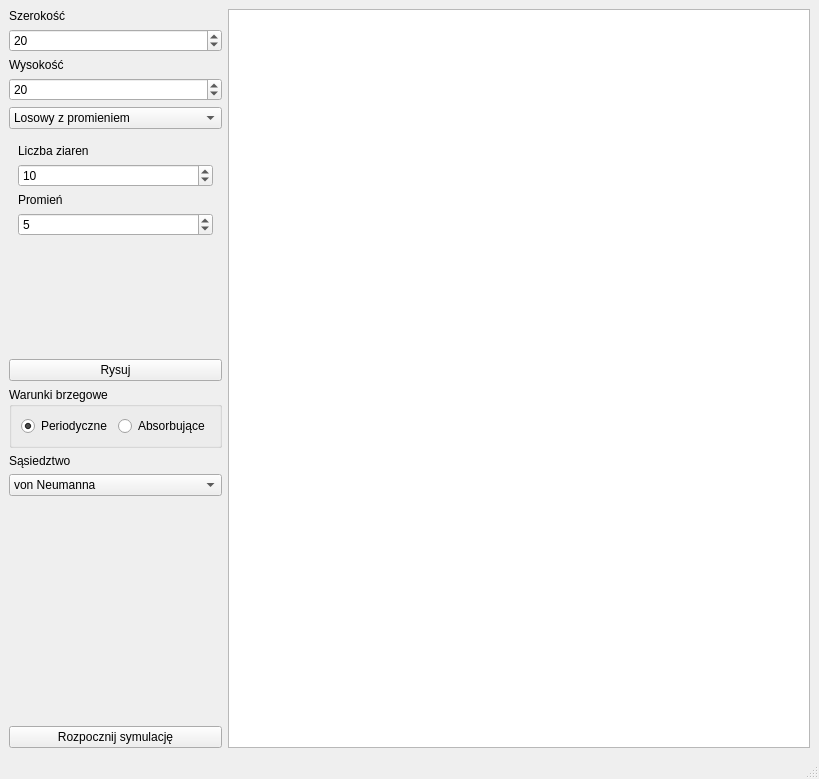
<?xml version="1.0" encoding="UTF-8"?>
<ui version="4.0">
 <class>GrainGrowthWindow</class>
 <widget class="QMainWindow" name="GrainGrowthWindow">
  <property name="geometry">
   <rect>
    <x>0</x>
    <y>0</y>
    <width>819</width>
    <height>779</height>
   </rect>
  </property>
  <property name="windowTitle">
   <string>MainWindow</string>
  </property>
  <widget class="QWidget" name="centralwidget">
   <layout class="QGridLayout" name="gridLayout" columnstretch="1,10">
    <item row="0" column="1">
     <widget class="QTableView" name="celluralTable">
      <attribute name="horizontalHeaderVisible">
       <bool>false</bool>
      </attribute>
      <attribute name="horizontalHeaderDefaultSectionSize">
       <number>57</number>
      </attribute>
      <attribute name="horizontalHeaderMinimumSectionSize">
       <number>1</number>
      </attribute>
      <attribute name="verticalHeaderVisible">
       <bool>false</bool>
      </attribute>
      <attribute name="verticalHeaderMinimumSectionSize">
       <number>1</number>
      </attribute>
     </widget>
    </item>
    <item row="0" column="0">
     <layout class="QFormLayout" name="formLayout">
      <item row="0" column="0" colspan="2">
       <widget class="QLabel" name="label">
        <property name="text">
         <string>Szerokość</string>
        </property>
       </widget>
      </item>
      <item row="1" column="0" colspan="2">
       <widget class="QSpinBox" name="widthInput">
        <property name="minimum">
         <number>1</number>
        </property>
        <property name="maximum">
         <number>20000</number>
        </property>
        <property name="value">
         <number>20</number>
        </property>
       </widget>
      </item>
      <item row="2" column="0" colspan="2">
       <widget class="QLabel" name="label_2">
        <property name="text">
         <string>Wysokość</string>
        </property>
       </widget>
      </item>
      <item row="3" column="0" colspan="2">
       <widget class="QSpinBox" name="heightInput">
        <property name="minimum">
         <number>1</number>
        </property>
        <property name="maximum">
         <number>20000</number>
        </property>
        <property name="value">
         <number>20</number>
        </property>
       </widget>
      </item>
      <item row="4" column="0" colspan="2">
       <widget class="QComboBox" name="startingCompositionSelect">
        <item>
         <property name="text">
          <string>Losowy z promieniem</string>
         </property>
        </item>
        <item>
         <property name="text">
          <string>Losowy</string>
         </property>
        </item>
        <item>
         <property name="text">
          <string>Ręczny</string>
         </property>
        </item>
        <item>
         <property name="text">
          <string>Jednorodny</string>
         </property>
        </item>
       </widget>
      </item>
      <item row="6" column="0" colspan="2">
       <widget class="QPushButton" name="drawButton">
        <property name="text">
         <string>Rysuj</string>
        </property>
       </widget>
      </item>
      <item row="7" column="0" colspan="2">
       <widget class="QGroupBox" name="groupBox">
        <property name="title">
         <string>Warunki brzegowe</string>
        </property>
        <layout class="QFormLayout" name="formLayout_2">
         <item row="0" column="0">
          <widget class="QRadioButton" name="periodicalBcRadioButton">
           <property name="text">
            <string>Periodyczne</string>
           </property>
           <property name="checked">
            <bool>true</bool>
           </property>
          </widget>
         </item>
         <item row="0" column="1">
          <widget class="QRadioButton" name="absorbingBcRadioButton">
           <property name="text">
            <string>Absorbujące</string>
           </property>
          </widget>
         </item>
        </layout>
       </widget>
      </item>
      <item row="5" column="0" colspan="2">
       <widget class="QStackedWidget" name="compositionInputGroup">
        <property name="currentIndex">
         <number>0</number>
        </property>
        <widget class="QWidget" name="randomWithRadiusPage">
         <layout class="QFormLayout" name="formLayout_4">
          <item row="0" column="0" colspan="2">
           <widget class="QLabel" name="label_4">
            <property name="text">
             <string>Liczba ziaren</string>
            </property>
           </widget>
          </item>
          <item row="1" column="0" colspan="2">
           <widget class="QSpinBox" name="randomWithRadiusGrainCountInput">
            <property name="minimum">
             <number>1</number>
            </property>
            <property name="maximum">
             <number>20000</number>
            </property>
            <property name="value">
             <number>10</number>
            </property>
           </widget>
          </item>
          <item row="2" column="0" colspan="2">
           <widget class="QLabel" name="label_5">
            <property name="text">
             <string>Promień</string>
            </property>
           </widget>
          </item>
          <item row="3" column="0" colspan="2">
           <widget class="QSpinBox" name="radiusInput">
            <property name="minimum">
             <number>1</number>
            </property>
            <property name="maximum">
             <number>20000</number>
            </property>
            <property name="value">
             <number>5</number>
            </property>
           </widget>
          </item>
         </layout>
        </widget>
        <widget class="QWidget" name="randomPage">
         <layout class="QFormLayout" name="formLayout_3">
          <item row="0" column="0" colspan="2">
           <widget class="QLabel" name="label_3">
            <property name="text">
             <string>Liczba ziaren</string>
            </property>
           </widget>
          </item>
          <item row="1" column="0" colspan="2">
           <widget class="QSpinBox" name="randomGrainCountInput">
            <property name="minimum">
             <number>1</number>
            </property>
            <property name="maximum">
             <number>20000</number>
            </property>
           </widget>
          </item>
         </layout>
        </widget>
        <widget class="QWidget" name="emptyPage"/>
        <widget class="QWidget" name="homogeneousPage">
         <layout class="QFormLayout" name="formLayout_5">
          <item row="0" column="0" colspan="2">
           <widget class="QLabel" name="label_6">
            <property name="text">
             <string>Ziaren w poziomie</string>
            </property>
           </widget>
          </item>
          <item row="1" column="0" colspan="2">
           <widget class="QSpinBox" name="grainColumnsInput">
            <property name="minimum">
             <number>1</number>
            </property>
            <property name="maximum">
             <number>20000</number>
            </property>
           </widget>
          </item>
          <item row="4" column="0" colspan="2">
           <widget class="QLabel" name="label_7">
            <property name="text">
             <string>Ziaren w pionie</string>
            </property>
           </widget>
          </item>
          <item row="5" column="0" colspan="2">
           <widget class="QSpinBox" name="grainRowsInput">
            <property name="minimum">
             <number>1</number>
            </property>
            <property name="maximum">
             <number>20000</number>
            </property>
           </widget>
          </item>
         </layout>
        </widget>
       </widget>
      </item>
      <item row="10" column="0" colspan="2">
       <widget class="QComboBox" name="neighbourhoodSelect">
        <item>
         <property name="text">
          <string>von Neumanna</string>
         </property>
        </item>
        <item>
         <property name="text">
          <string>Moore'a</string>
         </property>
        </item>
        <item>
         <property name="text">
          <string>Pentagonalne</string>
         </property>
        </item>
        <item>
         <property name="text">
          <string>Heksagonalne</string>
         </property>
        </item>
       </widget>
      </item>
      <item row="9" column="0" colspan="2">
       <widget class="QLabel" name="label_8">
        <property name="text">
         <string>Sąsiedztwo</string>
        </property>
       </widget>
      </item>
      <item row="12" column="0" colspan="2">
       <widget class="QStackedWidget" name="neighbourhoodInputGroup">
        <property name="currentIndex">
         <number>0</number>
        </property>
        <widget class="QWidget" name="vonNeumannPage">
         <property name="sizePolicy">
          <sizepolicy hsizetype="Ignored" vsizetype="Ignored">
           <horstretch>0</horstretch>
           <verstretch>0</verstretch>
          </sizepolicy>
         </property>
        </widget>
        <widget class="QWidget" name="moorePage">
         <property name="sizePolicy">
          <sizepolicy hsizetype="Ignored" vsizetype="Ignored">
           <horstretch>0</horstretch>
           <verstretch>0</verstretch>
          </sizepolicy>
         </property>
        </widget>
        <widget class="QWidget" name="pentagonalPage">
         <layout class="QGridLayout" name="gridLayout_2">
          <item row="0" column="0">
           <widget class="QComboBox" name="pentagonalSelect">
            <item>
             <property name="text">
              <string>Górne</string>
             </property>
            </item>
            <item>
             <property name="text">
              <string>Prawe</string>
             </property>
            </item>
            <item>
             <property name="text">
              <string>Dolne</string>
             </property>
            </item>
            <item>
             <property name="text">
              <string>Lewe</string>
             </property>
            </item>
            <item>
             <property name="text">
              <string>Losowe</string>
             </property>
            </item>
           </widget>
          </item>
         </layout>
        </widget>
        <widget class="QWidget" name="hexagonalPage">
         <layout class="QFormLayout" name="formLayout_7">
          <item row="1" column="0" colspan="2">
           <widget class="QComboBox" name="hexagonalSelect">
            <item>
             <property name="text">
              <string>Od lewej</string>
             </property>
            </item>
            <item>
             <property name="text">
              <string>Od prawej</string>
             </property>
            </item>
            <item>
             <property name="text">
              <string>Losowo</string>
             </property>
            </item>
           </widget>
          </item>
         </layout>
        </widget>
       </widget>
      </item>
      <item row="13" column="0" colspan="2">
       <widget class="QPushButton" name="simulateButton">
        <property name="text">
         <string>Rozpocznij symulację</string>
        </property>
       </widget>
      </item>
     </layout>
    </item>
   </layout>
  </widget>
  <widget class="QMenuBar" name="menubar">
   <property name="geometry">
    <rect>
     <x>0</x>
     <y>0</y>
     <width>819</width>
     <height>22</height>
    </rect>
   </property>
  </widget>
  <widget class="QStatusBar" name="statusbar"/>
 </widget>
 <tabstops>
  <tabstop>widthInput</tabstop>
  <tabstop>heightInput</tabstop>
  <tabstop>startingCompositionSelect</tabstop>
  <tabstop>randomGrainCountInput</tabstop>
  <tabstop>randomWithRadiusGrainCountInput</tabstop>
  <tabstop>radiusInput</tabstop>
  <tabstop>grainColumnsInput</tabstop>
  <tabstop>grainRowsInput</tabstop>
  <tabstop>drawButton</tabstop>
  <tabstop>periodicalBcRadioButton</tabstop>
  <tabstop>absorbingBcRadioButton</tabstop>
  <tabstop>neighbourhoodSelect</tabstop>
  <tabstop>simulateButton</tabstop>
  <tabstop>celluralTable</tabstop>
 </tabstops>
 <resources/>
 <connections/>
</ui>
